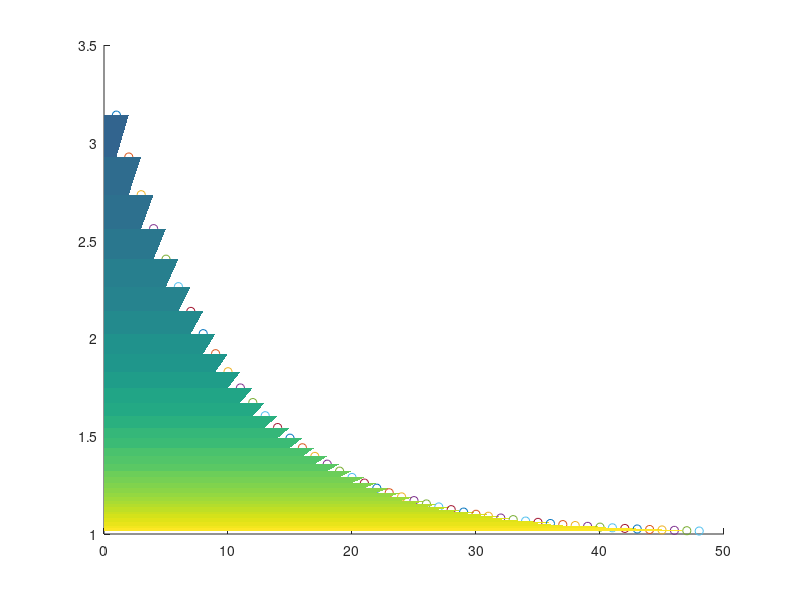

MATLAB code for this plot:
% % let's assume Cm = sin(x)
% % dy/dt = (sin(t)-2)(-1/T)
% 
% 
% f = @(t) 20 + (t^2 - 15*sin(t/1000))*exp(-t/8);
% 
% t = 1:50;
% points = 20 + (t.^pi - 5).*exp(-t/8);
% 
% plot(points)

c0 = pi;
h = 50;
dt = 1;
t = 1000; % (100*10) since dt is 100, 10 steps is nice
dz = 1;
Kappa = .9; % idk ? (m/s)


matrix = ones(h,t);
matrix = ones(h, t);
matrix(:,1) = c0;
matrix(h,:) = 0;
matrix(1,:) = 1;

tic
for frame = 2:dt:t-1
    for height = 1:dz:h-1
       matrix(height+1,frame) = matrix(height,frame) + Kappa * dt/dz^2*(matrix(height,frame+1) - 2*matrix(height,frame) + matrix(height,frame-1));
    end
end
toc

figure
hold on
for x = 1:48 
    scatter(x,matrix(x+1,x))
    x1 = [0,x,x+1,0];
    y1 = [matrix(x+2,x+1),matrix(x+2,x+1),matrix(x+1,x),matrix(x+1,x)];
    patch(x1,y1,256*pi/matrix(x+1,x),'edgecolor', 'none');
end


% matrix = ones(h, t);
% matrix(:,1) = c0;
% matrix(h,:) = 0;
% matrix(1,:) = 1;    ix = [ii ii+1 N-ii N-ii+1];
% 
% 
% for frame = 1:dt:t
%     for height = 1:h
%         matrix(frame, height+1) = matrix(frame,height) + Kappa * dt/dz^2 * ( matrix(frame+1,height) - 2*matrix(frame,height) + matrix(frame - 1,height)); 
%     end
% end

% c(i,j+1) = c(i,j) + K * dt/dz^2 * ( c(i+1,j) - 2*c(i,j) + c(i-1,j) )
% k =  1E-3
% dz = 1
% h = 50
% dt = 50





